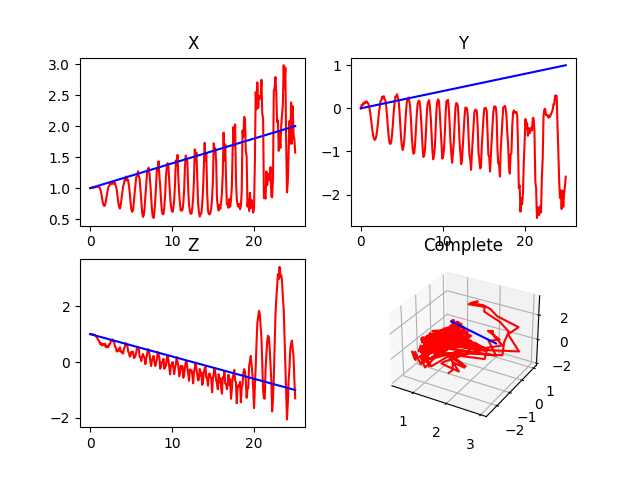

Source code (Python):

#Stanford


#Imports

import numpy as np
import scipy.integrate
import DH_functions as dh
from matplotlib import animation,pyplot as plt
import sympy as sym

#constants
M=[1,1,2]
r=0.05 #radius of all rods
L=[1,1,2] #3rd one is to set limit on Prismatic length
# I=[(1/12)*M[0]*L[0]**2 ,(1/12)*M[1]*L[1]**2 ,0.5*M[2]*r**2]
I=[np.array([[(1/12)*M[0]*L[0]**2,0,0],[0,(1/12)*M[0]*L[0]**2,0],[0,0,0.5*M[0]*r**2]]),
        np.array([[(1/12)*M[1]*L[1]**2,0,0],[0,(1/12)*M[1]*L[1]**2,0],[0,0,0.5*M[1]*r**2]]),
        np.array([[(1/12)*M[2]*L[2]**2,0,0],[0,(1/12)*M[2]*L[2]**2,0],[0,0,0.5*M[2]*r**2]])]
g=9.81


#Straight trajectory start and end points
start=[1,0,1]
end=[2,1,-1]

#Error storage
E1=[]
E2=[]
E3=[]
T=[]


steps=200
time=np.linspace(0,steps/10,steps)
    
def Stanford_DH_gen(Q):
    q1=Q[0]
    q2=Q[1]
    d3=Q[2]

    DH_param=np.zeros([3,5],dtype=object)# First column link types, second for a, third for alpha , fourth for d and fifth for theta
    DH_param[0,0]='R'
    DH_param[0:1,1:5]=np.array([0,np.pi/2,L[0],q1])
    DH_param[1,0]='R'
    DH_param[1:2,1:5]=np.array([0,np.pi/2,L[1],q2+np.pi/2])#q2+pi/2 so that x aligns with y axis and we can then rotate z on to prismatic side
    DH_param[2,0]='P'
    DH_param[2:3,1:5]=np.array([0,0,d3,0]) 

    return DH_param

def inverseKinematics(Y):
    x=Y[0]
    y=Y[1]
    z=Y[2]
    #Inverse kinematics
    r=np.sqrt(x**2 + y**2 - L[1]**2)
    q1= np.arctan2(y,x)+np.arctan2(L[1],r)
    q2=np.arctan2(z-L[0],r)
    if q2==0.0:
        d3=(z-L[0])/np.sin(0.01)
    else:
        d3=(z-L[0])/np.sin(q2)
    return[q1,q2,d3]

def integral_sum(E,T):
    sum=0
    if(len(E)>41):
        for i in range(41):
            sum=sum+ (E[-(1+i)])*(T[-(1+i)]-T[-(2+i)]) 
    
    return sum

def dynamicSystem(t,y,D,C,Q,Q_dot,start,end):
    q1=y[0]
    q2=y[1]
    d3=y[2]
    q_dot1=y[3]
    q_dot2=y[4]
    d_dot3=y[5]
    
    X_des=[0,0,0]
    for i in range(3):
        X_des[i]=start[i] + (end[i]-start[i])*t/(steps/10)

    Q_d= inverseKinematics(X_des)

    dict={}
    for i in range(3):
        dict.update({Q[i]:y[i], Q_dot[i]:y[i+3]})
    D=np.vectorize(lambda x:x.subs(dict))(D).astype(np.float64)
    C=np.vectorize(lambda x:x.subs(dict))(C).astype(np.float64)

    e1=(Q_d[0]-q1)
    e2=(Q_d[1]-q2)
    e3=(Q_d[2]-d3)
    E1.append(e1)
    E2.append(e2)
    E3.append(e3)
    T.append(t)
    print(t)

    u1=3.5*e1+1.5*integral_sum(E1,T)
    u2=3.0*e2  +1.5*integral_sum(E2,T)
    u3=1200*e3 +500*integral_sum(E3,T)
    
    U=np.array([[u1],[u2],[u3]])
    G=np.array([[0],[M[2]*g*d3*np.cos(q2)],[M[2]*g*np.sin(q2)]])
    Q_dot=np.array([[q_dot1],[q_dot2],[d_dot3]])
    Q_ddot=np.linalg.inv(D)@(U - G - C@Q_dot)

    q_ddot1=Q_ddot[0,0]
    q_ddot2=Q_ddot[1,0]
    d_ddot3=Q_ddot[2,0]
    dydt=[q_dot1,q_dot2,d_dot3,q_ddot1,q_ddot2,d_ddot3] #q1_dot, q1_ddot, q2_dot, q2_ddot
    return dydt

def updatePlot(i,Q1,Q2,D3,start,end,ax,ax2):
    q1=Q1[i]
    q2=Q2[i]
    d3=D3[i]
    DH_param=Stanford_DH_gen([q1,q2,d3])
    pos=dh.manipulatorPos(DH_param)
    P0=pos[0]
    P1=pos[1]
    P2=pos[2]
    P3=pos[3]
  
    ax.clear() # clear figure before each plot

    # set axis limits. Without this the limits will be autoadjusted which will make it difficult to understand.
    ax.set_xlim([-1, 2])
    ax.set_ylim([-1, 2])
    ax.set_zlim([-1, 2])
    ax.set_title('With Manipulator')
    ax.plot3D([P0[0],P1[0]],[P0[1],P1[1]],[P0[2],P1[2]],'b-o')
    ax.plot3D([P1[0],P2[0]],[P1[1],P2[1]],[P1[2],P2[2]],'b-o')
    ax.plot3D([P2[0],P3[0]],[P2[1],P3[1]],[P2[2],P3[2]],'y-o')
    ax.plot3D([start[0],end[0]],[start[1],end[1]],[start[2],end[2]],'k')

    ax2.clear() # clear figure before each plot

    # set axis limits. Without this the limits will be autoadjusted which will make it difficult to understand.
    ax2.set_xlim([-1, 2])
    ax2.set_ylim([-1, 2])
    ax2.set_zlim([-1, 2])
    ax2.set_title('Without Manipulator')

    ax2.plot3D(P3[0],P3[1],P3[2],'y*')
    ax2.plot3D([start[0],end[0]],[start[1],end[1]],[start[2],end[2]],'k')

def forward_kinematics(q1):
    DH_param=Stanford_DH_gen(q1)
    P=np.array([[0],[0],[0],[1]])

    P0=dh.End_Position(DH_param,P)
    return P0

if __name__=="__main__":
    
    Q= sym.symbols(['q1','q2','q3'])
    
    DH_param=Stanford_DH_gen(Q)

    [D,C,Q,Q_dot]=dh.dynamics_equation_generator(DH_param,M,I,L)
    # print(sym.simplify(C))
    Q_d0= inverseKinematics(start)
    # print(Q_d0)
    solution=scipy.integrate.solve_ivp(dynamicSystem ,[0, time[-1]],[Q_d0[0],Q_d0[1],Q_d0[2],0,0,0],t_eval=time, args=[D,C,Q,Q_dot,start,end,])
    Q1=solution.y[0]
    Q2=solution.y[1]
    D3=solution.y[2]
    # print(Q1,Q2,D3)

    Y=[]
    for i in range(len(Q1)):
        P=forward_kinematics([Q1[i],Q2[i],D3[i]])
        Y.append([P[0,0],P[1,0],P[2,0]])
    Title=['X','Y','Z']


    fig=plt.figure()
    ax=fig.add_subplot(1,2,1,projection='3d')
    ax2=fig.add_subplot(1,2,2,projection='3d')
    
    anim=animation.FuncAnimation(fig,updatePlot,frames=steps,interval=60,fargs=[Q1,Q2,D3,start,end,ax,ax2])

    anim.save('18110131_A5_Stanford.mp4')

    ax.clear()
    plt.clf()
    fig=plt.figure()

    for i in range(3):
        plt.subplot(2,2,i+1)
        plt.title(Title[i])
        plt.plot(time,[s[i] for s in Y ],'r')
        plt.plot([0,time[-1]],[start[i],end[i]],'b')

    ax=fig.add_subplot(2,2,4,projection='3d')
    
    ax.set_title('Complete')
    ax.plot3D([s[0] for s in Y ],[s[1] for s in Y ],[s[2] for s in Y ],'r')
    ax.plot3D([start[0],end[0]],[start[1],end[1]],[start[2],end[2]],'b')
    plt.show()
    

    
